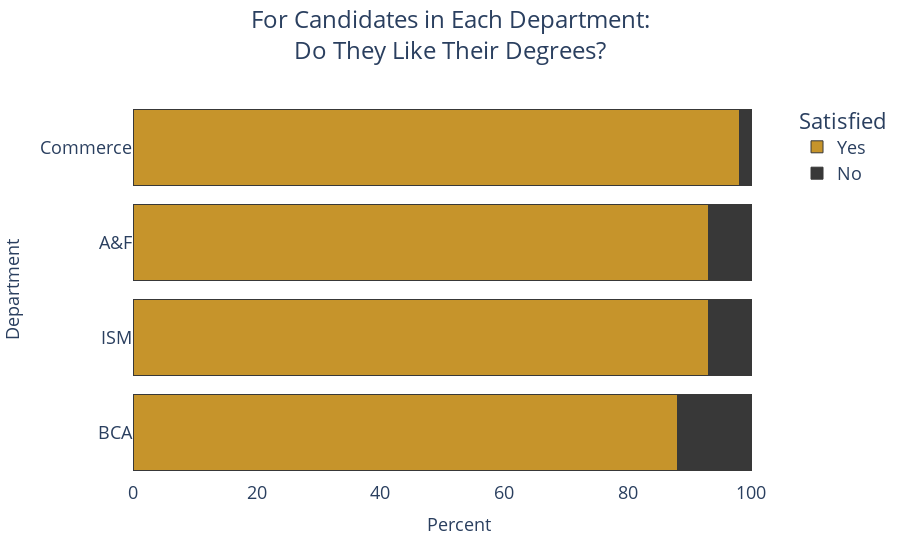

Here is the notebook cell this chart was saved with:
### Code cell
# Degree Satisfaction Chart
color_yn = ['#c6942b', '#383838']

# Ordering Categories
satisfaction_department_order = ['BCA', 'ISM', 'A&F', 'Commerce']

fig_degree_happiness = px.bar(degree_happiness_count, y='department', x='percentage',
                              color='degree_happy',
                              title="For Candidates in Each Department:<br>Do They Like Their Degrees?",
                              labels={'percentage': 'Percent',
                                      'degree_happy': 'Satisfied',
                                      'department': 'Department'},
                              barmode='stack',
                              color_discrete_sequence=color_yn)

# Update the bar's edge color
for trace in fig_degree_happiness.data:
    trace.marker.line = dict(color='#383838', width=1)

# Update layout
layout_dict = {
    'yaxis_title': 'Department',
    'xaxis_title': 'Percent',
    'legend_title': 'Satisfied',
    'legend': {
        'font': {
            'size': 18
        }
    },
    'paper_bgcolor': 'rgba(0,0,0,0)',
    'plot_bgcolor': 'rgba(0,0,0,0)',
    'title': {
        'y': 0.95,
        'x': 0.5,
        'xanchor': 'center',
        'yanchor': 'top',
        'font': {
            'size': 24
        }
    },
    'xaxis': {
        'title_font': {
            'size': 18
        },
        'tickfont': {
            'size': 18  # Setting x-axis label font size to 18
    }},
    'yaxis': {
        'categoryorder': 'array',
        'categoryarray': satisfaction_department_order,
        'title_font': {
            'size': 18
        },
        'tickfont': {
            'size': 18  # Setting y-axis label font size to 18
        }
    }
}

# Apply the layout updates
fig_degree_happiness.update_layout(**layout_dict)
                                 
fig_degree_happiness.show()

# Saving figure as html
fig_degree_happiness.write_html('../dashboard/plotly_html/q2_satisfaction_department.html')

### Figure 1 — Plotly figure (JSON) as saved in the notebook; plotly's stock layout.template omitted (floating-point values rounded to 4 significant figures)
{"data": [{"alignmentgroup": "True", "hovertemplate": "Satisfied=Yes<br>Percent=%{x}<br>Department=%{y}<extra></extra>", "legendgroup": "Yes", "marker": {"color": "#c6942b", "line": {"color": "#383838", "width": 1}, "pattern": {"shape": ""}}, "name": "Yes", "offsetgroup": "Yes", "orientation": "h", "showlegend": true, "textposition": "auto", "type": "bar", "x": [93, 93, 88, 98], "xaxis": "x", "y": ["A&F", "ISM", "BCA", "Commerce"], "yaxis": "y"}, {"alignmentgroup": "True", "hovertemplate": "Satisfied=No<br>Percent=%{x}<br>Department=%{y}<extra></extra>", "legendgroup": "No", "marker": {"color": "#383838", "line": {"color": "#383838", "width": 1}, "pattern": {"shape": ""}}, "name": "No", "offsetgroup": "No", "orientation": "h", "showlegend": true, "textposition": "auto", "type": "bar", "x": [7, 7, 12, 2], "xaxis": "x", "y": ["A&F", "ISM", "BCA", "Commerce"], "yaxis": "y"}], "layout": {"barmode": "stack", "legend": {"font": {"size": 18}, "title": {"text": "Satisfied"}, "tracegroupgap": 0}, "paper_bgcolor": "rgba(0,0,0,0)", "plot_bgcolor": "rgba(0,0,0,0)", "title": {"font": {"size": 24}, "text": "For Candidates in Each Department:<br>Do They Like Their Degrees?", "x": 0.5, "xanchor": "center", "y": 0.95, "yanchor": "top"}, "xaxis": {"anchor": "y", "domain": [0, 1], "tickfont": {"size": 18}, "title": {"font": {"size": 18}, "text": "Percent"}}, "yaxis": {"anchor": "x", "categoryarray": ["BCA", "ISM", "A&F", "Commerce"], "categoryorder": "array", "domain": [0, 1], "tickfont": {"size": 18}, "title": {"font": {"size": 18}, "text": "Department"}}}}
